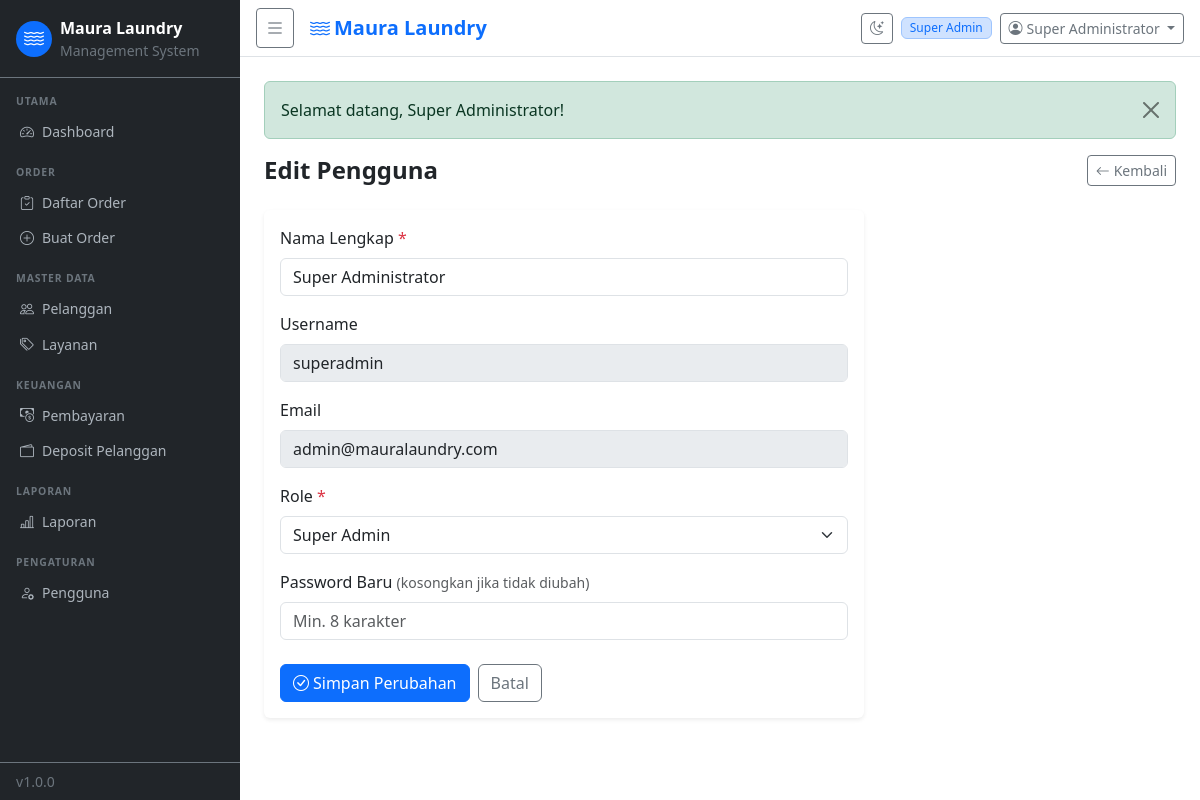
Page /pages/users/edit.php?id=1 (signed in) on the committed database.
### tables this page shows
CREATE TABLE `users` (
  `id` int(11) NOT NULL AUTO_INCREMENT,
  `role_id` int(11) NOT NULL,
  `name` varchar(100) NOT NULL,
  `username` varchar(50) NOT NULL,
  `email` varchar(150) NOT NULL,
  `phone` varchar(20) DEFAULT NULL,
  `password` varchar(255) NOT NULL,
  `email_verified` tinyint(1) NOT NULL DEFAULT 0,
  `email_token` varchar(100) DEFAULT NULL,
  `reset_token` varchar(100) DEFAULT NULL,
  `reset_expires` datetime DEFAULT NULL,
  `is_active` tinyint(1) NOT NULL DEFAULT 1,
  `created_at` datetime DEFAULT CURRENT_TIMESTAMP,
  PRIMARY KEY (`id`),
  UNIQUE KEY `username` (`username`),
  UNIQUE KEY `email` (`email`),
  KEY `role_id` (`role_id`),
  CONSTRAINT `u_role` FOREIGN KEY (`role_id`) REFERENCES `roles` (`id`)
);

CREATE TABLE `roles` (
  `id` int(11) NOT NULL AUTO_INCREMENT,
  `name` varchar(50) NOT NULL,
  `description` varchar(255) DEFAULT NULL,
  `created_at` datetime DEFAULT CURRENT_TIMESTAMP,
  PRIMARY KEY (`id`),
  UNIQUE KEY `name` (`name`)
);

### includes/auth.php (called while the page is built, shortened)
<?php
function is_logged_in(): bool {
    return !empty($_SESSION['user_id']);
}
function current_user(): ?array {
    static $user = null;
    if ($user === null) {
        $db   = db();
        $stmt = $db->prepare(
            "SELECT u.*, r.name AS role_name FROM users u
             JOIN roles r ON r.id = u.role_id
             WHERE u.id = ? AND u.is_active = 1"
        );
        $stmt->bind_param('i', $_SESSION['user_id']);
        $stmt->execute();
        $user = $stmt->get_result()->fetch_assoc();
    }
    return $user;
}
function user_permissions(): array {
    static $perms = null;
    if ($perms !== null) return $perms;
    $user = current_user();
    $db   = db();
    $stmt = $db->prepare(
        "SELECT p.name FROM permissions p
         JOIN role_permissions rp ON rp.permission_id = p.id
         WHERE rp.role_id = ?"
    );
    $stmt->bind_param('i', $user['role_id']);
    $stmt->execute();
    $result = $stmt->get_result();
    $perms  = [];
    while ($row = $result->fetch_assoc()) {
        $perms[] = $row['name'];
    }
    return $perms;
}
function can(string $permission): bool {
    return in_array($permission, user_permissions(), true);
}
function require_permission(string $permission): void {
    if (!can($permission)) {
        flash('error', 'Anda tidak memiliki akses ke halaman ini.');
        redirect(APP_URL . '/pages/dashboard.php');
    }
}

### includes/functions.php (called while the page is built, shortened)
<?php
function get_flash(): ?array {
    $f = $_SESSION['flash'] ?? null;
    return $f;
}
function h(string $s): string {
    return htmlspecialchars($s, ENT_QUOTES, 'UTF-8');
}

### pages/users/edit.php (the view, shortened to what this page needs)
<?php
require_once __DIR__ . '/../../../includes/functions.php';
require_once __DIR__ . '/../../../includes/auth.php';
require_permission('users.manage');
$db     = db();
$id     = (int)($_GET['id'] ?? 0);
$roles  = $db->query("SELECT * FROM roles ORDER BY id")->fetch_all(MYSQLI_ASSOC);
$stmt = $db->prepare("SELECT * FROM users WHERE id = ?");
$stmt->bind_param('i', $id); $stmt->execute();
$user = $stmt->get_result()->fetch_assoc(); $stmt->close();
require_once __DIR__ . '/../../includes/header.php';
?>
<div class="d-flex justify-content-between align-items-center mb-4">
  <h4 class="fw-bold mb-0">Edit Pengguna</h4>
  <a href="<?= APP_URL ?>/pages/users/index.php" class="btn btn-outline-secondary btn-sm"><i class="bi bi-arrow-left me-1"></i>Kembali</a>
</div>
<div class="card border-0 shadow-sm" style="max-width:600px">
  <div class="card-body">
    <form method="POST" novalidate>
      <div class="mb-3">
        <label class="form-label">Nama Lengkap <span class="text-danger">*</span></label>
        <input type="text" name="name" class="form-control" value="<?= h($user['name']) ?>" required autofocus>
      </div>
      <div class="mb-3">
        <label class="form-label">Username</label>
        <input type="text" class="form-control" value="<?= h($user['username']) ?>" disabled>
      </div>
      <div class="mb-3">
        <label class="form-label">Email</label>
        <input type="text" class="form-control" value="<?= h($user['email']) ?>" disabled>
      </div>
      <div class="mb-3">
        <label class="form-label">Role <span class="text-danger">*</span></label>
        <select name="role_id" class="form-select" required>
          <?php foreach ($roles as $r): ?>
            <option value="<?= $r['id'] ?>" <?= $user['role_id'] == $r['id'] ? 'selected' : '' ?>><?= h($r['name']) ?></option>
          <?php endforeach; ?>
        </select>
      </div>
      <div class="mb-4">
        <label class="form-label">Password Baru <span class="text-muted small">(kosongkan jika tidak diubah)</span></label>
        <input type="password" name="password" class="form-control" placeholder="Min. 8 karakter">
      </div>
      <div class="d-flex gap-2">
        <button type="submit" class="btn btn-primary"><i class="bi bi-check-circle me-1"></i>Simpan Perubahan</button>
        <a href="<?= APP_URL ?>/pages/users/index.php" class="btn btn-outline-secondary">Batal</a>
      </div>
    </form>
  </div>
</div>
<?php require_once __DIR__ . '/../../includes/footer.php'; ?>

### includes/header.php (shortened to what this page needs)
<?php
$user  = current_user();
$flash = get_flash();
?>
<!DOCTYPE html>
<html lang="id">
<head>
  <link rel="stylesheet" href="https://cdn.jsdelivr.net/npm/bootstrap@5.3.8/dist/css/bootstrap.min.css">
  <link rel="stylesheet" href="https://cdn.jsdelivr.net/npm/bootstrap-icons@1.13.2/font/bootstrap-icons.min.css">
  <link rel="stylesheet" href="<?= APP_URL ?>/assets/css/style.css">
</head>
<body>
<div class="wrapper d-flex">
  <?php require_once __DIR__ . '/sidebar.php'; ?>
  <div class="main-content flex-grow-1">
    <nav class="navbar navbar-expand-lg navbar-light bg-white border-bottom px-3 py-2">
      <button class="btn btn-sm btn-outline-secondary me-3" id="sidebarToggle">
        <i class="bi bi-list fs-5"></i>
      </button>
      <span class="navbar-brand mb-0 fw-semibold text-primary">
        <i class="bi bi-water me-1"></i><?= APP_NAME ?>
      </span>
      <div class="ms-auto d-flex align-items-center gap-2">
        <button class="btn btn-sm btn-outline-secondary" id="darkToggle" title="Toggle tema">
          <i class="bi bi-moon-stars"></i>
        </button>
        <span class="badge bg-primary-subtle text-primary border border-primary-subtle">
          <?= h($user['role_name'] ?? '') ?>
        </span>
        <div class="dropdown">
          <button class="btn btn-sm btn-outline-secondary dropdown-toggle" data-bs-toggle="dropdown">
            <i class="bi bi-person-circle me-1"></i><?= h($user['name'] ?? '') ?>
          </button>
        </div>
      </div>
    </nav>
    <div class="p-4">
      <?php if ($flash): ?>
        <div class="alert alert-<?= $flash['type'] === 'error' ? 'danger' : h($flash['type']) ?> alert-dismissible fade show" role="alert">
          <?= h($flash['message']) ?>
          <button type="button" class="btn-close" data-bs-dismiss="alert"></button>
        </div>
      <?php endif; ?>

### assets/css/style.css (style rules this page uses)
:root { --sidebar-width: 240px; --sidebar-collapsed: 60px; --primary: #0d6efd; --page-bg: #f8f9fa; --card-bg: #ffffff; --text-primary: #212529; --border-color: #dee2e6; }
.wrapper { min-height: 100vh; }
.main-content { min-width: 0; }
.badge { font-size: .75em; font-weight: 500; }

### rows in the picture
users: role.name "Super Admin", name "Super Administrator", username "superadmin", email "admin@mauralaundry.com", role_id "Super Admin"

### other values in the picture
$label "Dashboard Daftar Order Buat Order Pelanggan Layanan Pembayaran Deposit Pelanggan Laporan Pengguna"
APP_VERSION "1.0.0"
APP_NAME "Maura Laundry"
$flash['message'] "Selamat datang, Super Administrator!"
